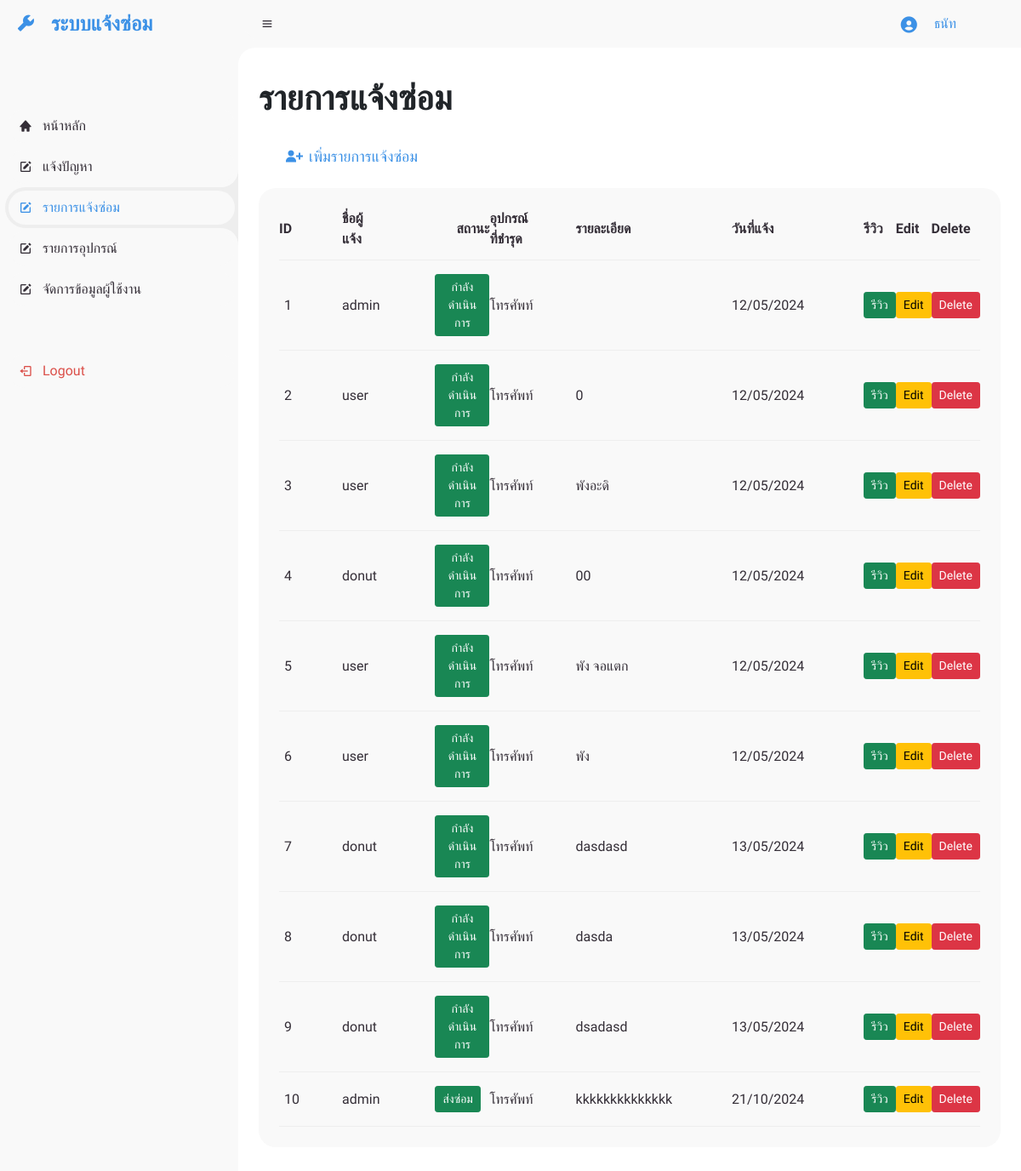
The page /problem_list.php (signed in) on the database its author committed.
### tables this page shows
CREATE TABLE `personal` (
  `per_id` int(5) NOT NULL COMMENT 'รหัสข้อมูลส่วนตัว',
  `user_id` int(5) NOT NULL COMMENT 'เลขรหัส user',
  `t_id` int(5) NOT NULL COMMENT 'รหัสคำนำหน้าชื่อ',
  `f_name` varchar(20) NOT NULL COMMENT 'ชื่อจริง',
  `l_name` varchar(20) NOT NULL COMMENT 'นามสกุล',
  `status_id` int(5) NOT NULL COMMENT 'รหัสสถานะ',
  `tel_num` varchar(15) NOT NULL COMMENT 'เบอร์โทรศัพท์'
);

CREATE TABLE `repair` (
  `repair_id` int(5) NOT NULL COMMENT 'รหัสการแจ้งซ่อม',
  `user_id` int(5) NOT NULL COMMENT 'รหัสผู้ใช้งาน',
  `user` varchar(50) NOT NULL COMMENT 'ชื่อ user',
  `product_id` int(5) NOT NULL COMMENT 'รหัสอุปกรณ์',
  `pt_id` int(5) NOT NULL COMMENT 'รหัสไอดีจากตาราง pt',
  `repair_status_id` int(5) NOT NULL DEFAULT 1 COMMENT 'id จากตาราง status',
  `repair_detail` varchar(100) NOT NULL COMMENT 'อาการชำรุด',
  `repair_img` varchar(100) NOT NULL COMMENT 'รูปของเสีย',
  `repair_date` timestamp NOT NULL DEFAULT current_timestamp() COMMENT 'วันที่รับซ่อม',
  `review_grade` varchar(20) NOT NULL COMMENT 'คะแนนรีวิว'
);

CREATE TABLE `repair_status` (
  `repair_status_id` int(5) NOT NULL,
  `repair_status` varchar(20) NOT NULL COMMENT 'สถานะการซ่อม'
);

CREATE TABLE `product_type` (
  `pt_id` int(5) NOT NULL COMMENT 'เลขรหัส pt',
  `p_name` varchar(20) NOT NULL COMMENT 'ชื่ออุปกรณ์'
);

### problem_list.php (the view, shortened to what this page needs)
<?php
include 'condb.php';
?>
<!DOCTYPE html>
<html lang="en">
<head>
	<link href='https://unpkg.com/boxicons@2.0.9/css/boxicons.min.css' rel='stylesheet'>
	<link rel="stylesheet" href="styles/list.css">
	<link href="https://cdn.jsdelivr.net/npm/bootstrap@5.0.2/dist/css/bootstrap.min.css" rel="stylesheet">
	<link href="https://cdn.jsdelivr.net/npm/sweetalert2@11.10.7/dist/sweetalert2.min.css" rel="stylesheet">
	<link rel="stylesheet" href="https://cdnjs.cloudflare.com/ajax/libs/font-awesome/6.4.2/css/all.min.css" />
</head>
<body>
	<section id="sidebar">
		<a href="#" class="brand">
			<i class='bx bxs-wrench'></i>
			<span class="text">ระบบแจ้งซ่อม</span>
		</a>
		<ul class="side-menu top">
			<li>
				<a href="main_page.php">
					<i class='bx bxs-home'></i>
					<span class="text">หน้าหลัก</span>
				</a>
			</li>
			<li>
				<a href="problem_report.php">
					<i class='bx bxs-edit'></i>
					<span class="text">แจ้งปัญหา</span>
				</a>
			</li>
			<li class="active">
				<a href="problem_list.php">
					<i class='bx bxs-edit'></i>
					<span class="text">รายการแจ้งซ่อม</span>
				</a>
			</li>
			<li>
				<a href="product_list.php">
					<i class='bx bxs-edit'></i>
					<span class="text">รายการอุปกรณ์</span>
				</a>
			</li>
			<li>
				<a href="show_member.php">
					<i class='bx bxs-edit'></i>
					<span class="text">จัดการข้อมูลผู้ใช้งาน</span>
				</a>
			</li>
		</ul>
		<ul class="side-menu">
			<li>
				<a href="logout.php" class="logout">
					<i class='bx bx-log-out'></i>
					<span class="text">Logout</span>
				</a>
			</li>
		</ul>
	</section>
	<section id="content">
		<nav>
			<i class='bx bx-menu'></i>
			<a href="#" class="profile">
				<i class='bx bxs-user-circle'></i>
				<?php if(isset($_SESSION['user_login']) || isset($_SESSION['admin_login'])){
					$user_id = isset($_SESSION['user_login']) ? $_SESSION['user_login'] : $_SESSION['admin_login'];
					$sql0 = "SELECT * FROM personal WHERE user_id = $user_id";
					$query0 = 	mysqli_query($conn, $sql0);
					$personal = mysqli_fetch_assoc($query0);
				}
				?>
				<span class="profile-name"><?php echo $personal['f_name'] ;?></span>
			</a>
		</nav>
		<main>
			<div class="head-title">
				<div class="left">
					<h1>รายการแจ้งซ่อม</h1>
					<ul class="breadcrumb">
						<li>
							<i class='bx bxs-user-plus'></i>
							<a class="text active" href="problem_report.php">เพิ่มรายการแจ้งซ่อม</a>
						</li>
					</ul>
				</div>
			</div>
			<div class="table-data">
				<div class="order">
					<table>
						<table>
							<thead>
								<tr>
									<th>ID</th>
									<th>ชื่อผู้แจ้ง</th>
									<th>สถานะ</th>
									<th>อุปกรณ์ที่ชำรุด</th>
									<th>รายละเอียด</th>
									<th>วันที่แจ้ง</th>
									<th>รีวิว</th>
									<th>Edit</th>
									<th>Delete</th>
								</tr>
							</thead>
							<tbody>
								<?php
								$sql =  "SELECT r.repair_id, r.user, rs.repair_status, pt.p_name, r.repair_detail, r.repair_date
									FROM repair AS r
									INNER JOIN product_type AS pt ON pt.pt_id = r.pt_id
									INNER JOIN repair_status AS rs ON rs.repair_status_id  = r.repair_status_id ";
								$result = mysqli_query($conn, $sql);
								while ($row = mysqli_fetch_array($result)) {
								?>
									<tr>
										<td><?= $row['repair_id'] ?></td>
										<td><?= $row['user'] ?></td>
										<td><a href="" class="btn btn-success btn-sm"><?= $row['repair_status'] ?></a></td>
										<td><?= $row['p_name'] ?></td>
										<td><?= $row['repair_detail'] ?></td>
										<td><?= date('d/m/Y', strtotime($row['repair_date'])) ?></td>
										<form method="post" class="update-form" action="update_review.php" id="repair_id" enctype="multipart/form-data">
											<td><button type="submit" class="btn btn-success btn-sm review-btn">รีวิว</button></td>
										</form>
										<td><a href="edit_problem.php?id=<?= $row['repair_id'] ?>" class="btn btn-warning btn-sm">Edit</a></td>
										<td><a href="delete_problem.php?id=<?= $row['repair_id'] ?>" class="btn btn-danger btn-sm ">Delete</a></td>
									</tr>
								<?php
								}
								?>
							</tbody>
						</table>
				</div>
			</div>
		</main>
	</section>
</body>
</html>

### rows shown on the page
personal: f_name "ธนัท"
repair: repair_id "1", user "admin", repair_status.repair_status "กำลังดำเนินการ", pt.p_name "โทรศัพท์", repair_date "12/05/2024"
repair: repair_id "2", user "user", repair_status.repair_status "กำลังดำเนินการ", pt.p_name "โทรศัพท์", repair_detail "0", repair_date "12/05/2024"
repair: repair_id "3", user "user", repair_status.repair_status "กำลังดำเนินการ", pt.p_name "โทรศัพท์", repair_detail "พังอะดิ", repair_date "12/05/2024"
repair: repair_id "4", user "donut", repair_status.repair_status "กำลังดำเนินการ", pt.p_name "โทรศัพท์", repair_detail "00", repair_date "12/05/2024"
repair: repair_id "5", user "user", repair_status.repair_status "กำลังดำเนินการ", pt.p_name "โทรศัพท์", repair_detail "พัง จอแตก", repair_date "12/05/2024"
repair: repair_id "6", user "user", repair_status.repair_status "กำลังดำเนินการ", pt.p_name "โทรศัพท์", repair_detail "พัง", repair_date "12/05/2024"
repair: repair_id "7", user "donut", repair_status.repair_status "กำลังดำเนินการ", pt.p_name "โทรศัพท์", repair_detail "dasdasd", repair_date "13/05/2024"
repair: repair_id "8", user "donut", repair_status.repair_status "กำลังดำเนินการ", pt.p_name "โทรศัพท์", repair_detail "dasda", repair_date "13/05/2024"
repair: repair_id "9", user "donut", repair_status.repair_status "กำลังดำเนินการ", pt.p_name "โทรศัพท์", repair_detail "dsadasd", repair_date "13/05/2024"
repair: repair_id "10", user "admin", repair_status.repair_status "ส่งซ่อม", pt.p_name "โทรศัพท์", repair_detail "kkkkkkkkkkkkkk", repair_date "21/10/2024"
